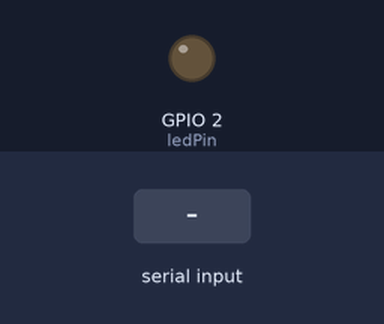
The sketch below on a simulated ESP32. Shown: output pins drawn as LEDs (lit = HIGH). The inputs (shaded band) are chosen by the test bench. What the sketch prints to the serial monitor is not drawn.

Above: at 1.2 s.
1.3 s: "1\n" received over Serial
At 1.7 s:
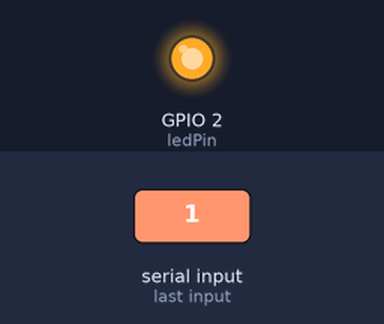
2.8 s: "0\n" received over Serial
At 4.0 s:
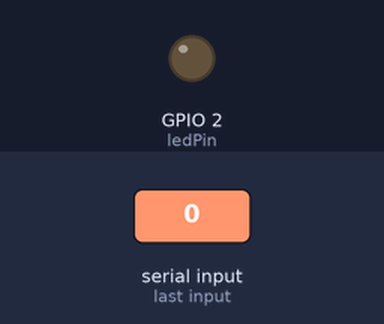
4.3 s: "on\n" received over Serial
At 5.2 s:
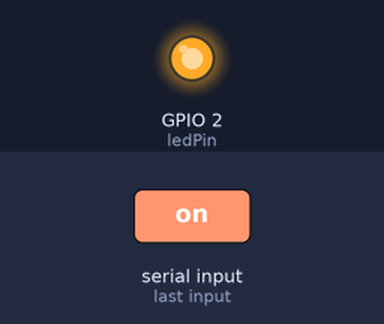
5.8 s: "off\n" received over Serial
At 6.4 s:
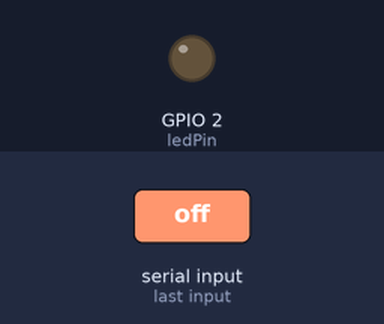
Timing chart, 0 to 8.3 s (numbered marks = the images above; inputs shaded):
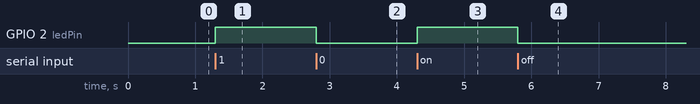

The sketch:

LED-Control.ino
```cpp
// 定义LED连接的GPIO引脚
const int ledPin = 2;
// 存储LED当前状态
bool ledState = LOW;

void setup() {
  // 将LED引脚设置为输出模式
  pinMode(ledPin, OUTPUT);
  // 初始化LED为熄灭状态
  digitalWrite(ledPin, ledState);

  // 初始化串口通信（波特率必须与串口监视器一致）
  Serial.begin(115200);
  // 等待串口连接（仅对USB串口有效）
  while (!Serial) {
    delay(10);
  }

  // 打印欢迎信息和使用说明
  Serial.println("=====================================");
  Serial.println("    ESP32 串口LED控制系统 已启动");
  Serial.println("=====================================");
  Serial.println("发送以下指令控制LED：");
  Serial.println("1 或 on  → 打开LED");
  Serial.println("0 或 off → 关闭LED");
  Serial.println("s 或 status → 查询LED当前状态");
  Serial.println("=====================================");
}

void loop() {
  // 检查串口是否有数据到达
  if (Serial.available() > 0) {
    // 读取一行数据（直到遇到换行符）
    String command = Serial.readStringUntil('\n');
    // 去除字符串两端的空白字符（包括回车符和空格）
    command.trim();
    // 将命令转换为小写，实现不区分大小写
    command.toLowerCase();

    // 解析并执行命令
    if (command == "1" || command == "on") {
      ledState = HIGH;
      digitalWrite(ledPin, ledState);
      Serial.println("✅ 命令执行成功：LED已打开");
    }
    else if (command == "0" || command == "off") {
      ledState = LOW;
      digitalWrite(ledPin, ledState);
      Serial.println("✅ 命令执行成功：LED已关闭");
    }
    else if (command == "s" || command == "status") {
      if (ledState == HIGH) {
        Serial.println("ℹ️ 当前LED状态：已打开");
      } else {
        Serial.println("ℹ️ 当前LED状态：已关闭");
      }
    }
    else {
      // 未知命令提示
      Serial.println("❌ 未知命令！请输入以下有效指令：");
      Serial.println("1/on - 开灯 | 0/off - 关灯 | s/status - 查询状态");
    }

    // 打印分隔线，方便查看
    Serial.println("-------------------------------------");
  }
}
```

Measured:
- after the input at 1.3 s, GPIO 2 (ledPin): LOW → HIGH at once
- after the input at 2.8 s, GPIO 2 (ledPin): HIGH → LOW at once
- after the input at 4.3 s, GPIO 2 (ledPin): LOW → HIGH at once
- after the input at 5.8 s, GPIO 2 (ledPin): HIGH → LOW at once
